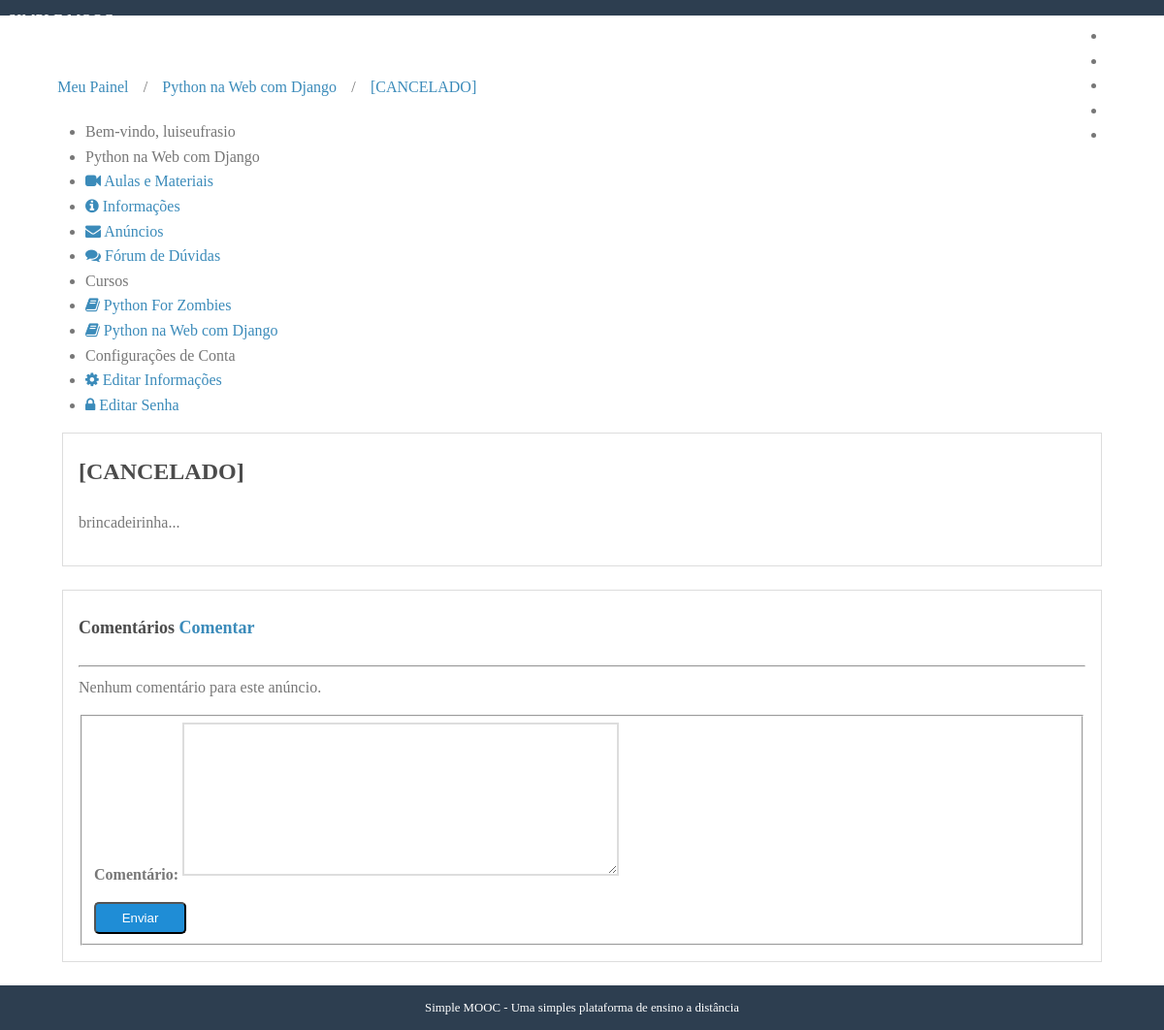
The app's page /cursos/python-na-web-com-django-22032018/anuncios/2 (signed in) with its own data.
### courses/models.py (models this page shows, shortened)
class Course(models.Model):
    objects = CourseManager()
    name = models.CharField('Nome', max_length=100);
    slug = models.SlugField('Atalho');
    description = models.TextField('Descrição', blank=True);
    about = models.TextField('Sobre o Curso', blank=True);
    start_date = models.DateField(
        'Data de Início', null=True, blank=True
    )
    image = models.ImageField(
        upload_to='courses/images', verbose_name='Imagem',
        null=True, blank=True
    )
    created_at = models.DateTimeField('Criado em', auto_now_add=True)
    updated_at = models.DateTimeField('Atualizado em', auto_now=True)
    def __str__(self):
        return self.name
    class Meta:
        verbose_name = 'Curso'
        verbose_name_plural = 'Cursos'
        ordering = ['-name']

class Announcement(models.Model):
    course = models.ForeignKey(
        Course, verbose_name='Curso',
        related_name='announcements',
        on_delete = models.PROTECT
    )
    title = models.CharField('Título', max_length=100)
    content = models.TextField('Conteúdo')
    created_at = models.DateTimeField('Criado em', auto_now_add=True)
    updated_at = models.DateTimeField('Atualizado em', auto_now=True)
    def __str__(self):
        return self.title
    class Meta:
        verbose_name = 'Anúncio'
        verbose_name_plural = 'Anúncios'
        ordering = ['-created_at']

class Enrollment(models.Model):
    STATUS_CHOICES = (
        (0, 'Pendente'),
        (1, 'Aprovado'),
        (2, 'Cancelado')
    )
    user = models.ForeignKey(
        settings.AUTH_USER_MODEL, verbose_name='Usuário',
        on_delete = models.PROTECT,
        related_name="enrollments"
    )
    course = models.ForeignKey(
        Course, verbose_name='Curso',
        on_delete = models.PROTECT, related_name="enrollments"
    )
    status = models.IntegerField(
        'Situação', choices=STATUS_CHOICES, default=1, blank=True
    )
    created_at = models.DateTimeField('Criado em', auto_now_add=True)
    updated_at = models.DateTimeField('Atualizado em', auto_now=True)
    class Meta:
        verbose_name='Inscrição'
        verbose_name_plural='Inscrições'
        unique_together=(('user', 'course'),)

### accounts/models.py (models this page shows, shortened)
class User(AbstractBaseUser, PermissionsMixin):
    username = models.CharField(
        'Nome de Usuário', max_length=30, unique=True,
        validators=[
            validators.RegexValidator(
                re.compile('^[\w.@+-]+$'),
                'O nome do usuário só pode conter letras, dígitos e {@,.,+,-,_}',
                'invalid'
            )
        ]
    )
    email = models.EmailField('E-mail', unique=True)
    name = models.CharField('Nome', max_length=100, blank=True)
    is_active = models.BooleanField('Está ativo?', blank=True, default=True)
    is_staff = models.BooleanField('É da equipe?', blank=True, default=False)
    date_joined = models.DateTimeField('Data de Entrada', auto_now_add=True)
    objects = UserManager()
    USERNAME_FIELD = 'username'
    REQUIRED_FIELDS = ['email']
    def __str__(self):
        return self.name or self.username
    class Meta:
        verbose_name = 'Usuário'
        verbose_name_plural = 'Usuários'

### courses/decorators.py (the view, shortened to what this page needs)
    def _wrapper(request, *args, **kwargs):
        slug = kwargs['slug']
        course = get_object_or_404(Course, slug=slug)
        has_permission = request.user.is_staff
        if not has_permission:
            messages.error(request, message)
            return redirect('accounts:dashboard')
        request.course = course
        return view_func(request, *args, **kwargs)

### courses/forms.py
class CommentForm(forms.ModelForm):
    class Meta:
        model = Comment
        fields = ['comment']

### courses/templatetags/courses_tags.py (called while the page is built)
@register.simple_tag
def load_my_courses(user):
    return Enrollment.objects.filter(user=user)

### courses/views.py (called while the page is built, shortened)
@login_required
@enrollment_required
def show_announcement(request, slug, pk):
	course = request.course
	announcement = get_object_or_404(course.announcements.all(), pk=pk)
	form = CommentForm(request.POST or None)
	template = 'show_announcement.html'
	context = {
		'course': course,
		'announcement': announcement,
		'form': form,
	}
	return render(request, template, context)

### courses/templates/show_announcement.html (shortened to what this page needs)
{% extends "course_dashboard.html" %}
{% block breadcrumb %}
    {{ block.super }}
    <li>/</li>
    <li><a href="{% url 'courses:show_announcement' course.slug announcement.pk %}">{{ announcement }}</a></li>
{% endblock %}
{% block dashboard_content %}
    <div class="well">
        <h2>{{ announcement.title }}</h2>
        {{ announcement.content|linebreaks }}
    </div>
    <div class="well">
        <h4 id="comments">Comentários
            <a class="fright">Comentar</a>
        </h4>
        <hr />
        {% for comment in announcement.comments.all %}
        <p>
            <strong>{{ comment.user }}</strong> disse há {{ comment.created_at|timesince }} atrás: <br />
            {{ comment.comment|linebreaksbr }}
        </p>
        <hr />
        {% empty %}
        <p>Nenhum comentário para este anúncio.</p>
        {% endfor %}
        <form method="post" class="pure-form pure-form-stacked" id="add_comment">
            <fieldset>
                {% for field in form %}
                <div class="pure-control-group">
                    {{ field.label_tag }}
                    {{ field }}
                </div>
                {% endfor %}
                <div class="pure-controls">
                    <button type="submit" class="pure-button pure-button-primary">Enviar</button>
                </div>
            </fieldset>
        </form>
    </div>
{% endblock %}

### courses/templates/course_dashboard.html (shortened to what this page needs)
{% extends "dashboard.html" %}
{% block breadcrumb %}
    {{ block.super }}
    <li>/</li>
    <li><a href="{% url 'courses:announcements' course.slug %}">{{ course }}</a></li>
{% endblock %}
{% block menu_options %}
<li class="pure-menu-heading">
    {{ course }}
</li>
<li>
    <a href="{% url 'courses:lessons' course.slug %}">
        <i class="fa fa-video-camera"></i>
        Aulas e Materiais
    </a>
</li>
<li>
    <a href="#">
        <i class="fa fa-info-circle"></i>
        Informações
    </a>
</li>
<li>
    <a href="{% url 'courses:announcements' course.slug %}">
        <i class="fa fa-envelope"></i>
        Anúncios
    </a>
</li>
<li>
    <a href="#">
        <i class="fa fa-comments"></i>
        Fórum de Dúvidas
    </a>
</li>
{{ block.super }}
{% endblock %}

### accounts/templates/dashboard.html (shortened to what this page needs)
{% extends "base.html" %}
{% load courses_tags %}
{% block content %}
{% load_my_courses user as enrollments %}
<div class="pure-g-r content-ribbon">
    <div class="pure-u-1">
        <ul class="breadcrumb">
            {% block breadcrumb %}
            <li><a href="{% url 'accounts:dashboard' %}">Meu Painel</a></li>
            {% endblock %}
        </ul>
    </div>
    <div class="pure-u-1-3">
        <div class="pure-menu pure-menu-open">
            <ul>
                <li class="pure-menu-heading">
                    Bem-vindo, {{ user }}
                </li>
                {% block menu_options %}
                <li class="pure-menu-heading">Cursos</li>
                {% for enrollment in enrollments %}
                <li>
                    <a href="{% url 'courses:announcements' enrollment.course.slug %}">
                        <i class="fa fa-book"></i>
                        {{ enrollment.course }}
                    </a>
                </li>
                {% empty %}
                <li><a href="#">Nenhum curso encontrado</a></li>
                {% endfor %}
                <li class="pure-menu-heading">Configurações de Conta</li>
                <li>
                    <a href="{% url 'accounts:edit' %}">
                        <i class="fa fa-cog"></i>
                        Editar Informações
                    </a>
                </li>
                <li>
                    <a href="{% url 'accounts:edit_password' %}">
                        <i class="fa fa-lock"></i>
                        Editar Senha
                    </a>
                </li>
                {% endblock %}
            </ul>
        </div>
    </div>
    <div class="pure-u-2-3">
        <div class="inner">
            {% block dashboard_content %}{% endblock %}
        </div>
    </div>
</div>
{% endblock %}

### core/static/css/styles.css (style rules this page uses)
* { -webkit-box-sizing: border-box; -moz-box-sizing: border-box; box-sizing: border-box; }
body { margin: 0 auto; line-height: 1.7em; }
a { color: #3b8bba; }
.content .content-ribbon { margin: 1.5em 3em; }
.pure-form label { margin: 1em 0 0; font-weight: bold; font-size: 100%; }
.pure-form input[type], .pure-form textarea, .pure-form select { border: 2px solid #ddd; box-shadow: none; font-size: 100%; width: 100%; max-width: 350px; margin-bottom: 0.3em; }
.pure-form textarea { max-width: 450px; }
.pure-form .pure-control-group { margin-bottom: 1em; }
.pure-button-primary { background-color: #1f8dd6; color: white; padding: 0.5em 2em; border-radius: 5px; }
.inner { padding: 0em 1em; }
.inner p { margin-top: 0; }
ul.breadcrumb { padding: 0; }
ul.breadcrumb li { display: inline-block; }
ul.breadcrumb li a { display: inline-block; padding: 0.3em 0.7em; }
body { min-width: 320px; color: #777; line-height: 1.6; }
h1, h2, h3, h4, h5, h6 { font-weight: bold; color: rgb(75, 75, 75); }
h4 { font-size: 1.125em; }
a { color: #3b8bba; text-decoration: none; }
.well { border: 1px solid #ddd; padding: 0em 1em 1em 1em; margin-bottom: 1.5em; }

### records on screen
Course: name "Python na Web com Django"
Announcement: title "[CANCELADO]", content "brincadeirinha..."
User: name+username "luiseufrasio"
Enrollment: course "Python For Zombies"
Enrollment: course "Python na Web com Django"

### other values on screen
{{ field.label_tag }} "Comentário:"
